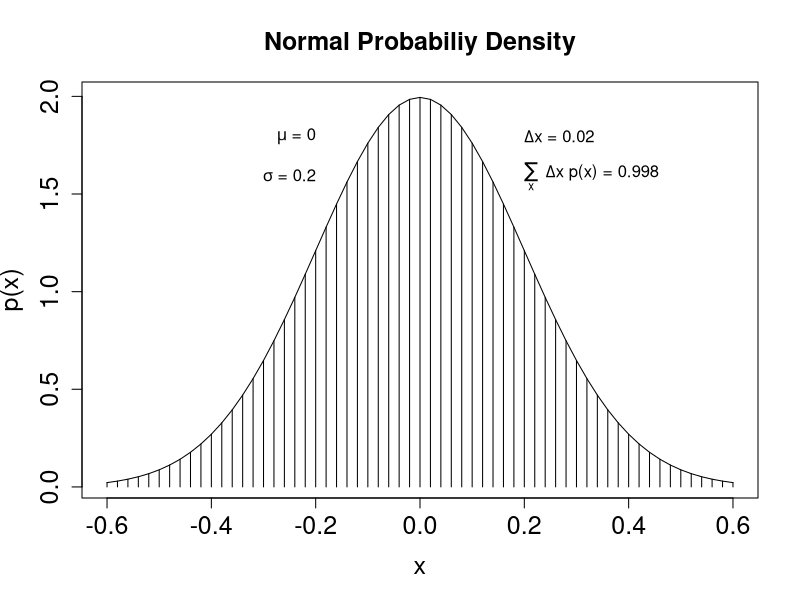

This figure's R source:
## Graph of normal probabiliy density function, with comb of intervals.
meanval <- 0.0 # specify mean
sdval <- 0.2 # specify std
xlow <- meanval - 3 * sdval # specify low end of x-axis
xhigh <- meanval + 3 * sdval # specify high end of x-axis
dx <- 0.02 # specify min width of x-axis

x <- seq(from = xlow, to = xhigh, by = dx)
y <- (1 / (sdval * sqrt(2 * pi))) * exp(-.5 * ((x - meanval) / sdval)^2)

plot(x, y,
     type = "h", lwd = 1, cex.axis = 1.5,
     xlab = "x", ylab = "p(x)", cex.lab = 1.5,
     main = "Normal Probabiliy Density", cex.main = 1.5
)
lines(x, y)

area <- sum(dx * y)
text(-sdval, .9 * max(y), bquote(paste(mu, " = ", .(meanval))), adj = c(1, .5))
text(-sdval, .8 * max(y), bquote(paste(sigma, " = ", .(sdval))), adj = c(1, .5))
text(sdval, .9 * max(y), bquote(paste(Delta, "x = ", .(dx))), adj = c(0, .5))
text(sdval, .8 * max(y), bquote(
     paste(sum(, x, ), " ", Delta, "x p(x) = ", .(signif(area, 3)))
), adj = c(0, .5))
